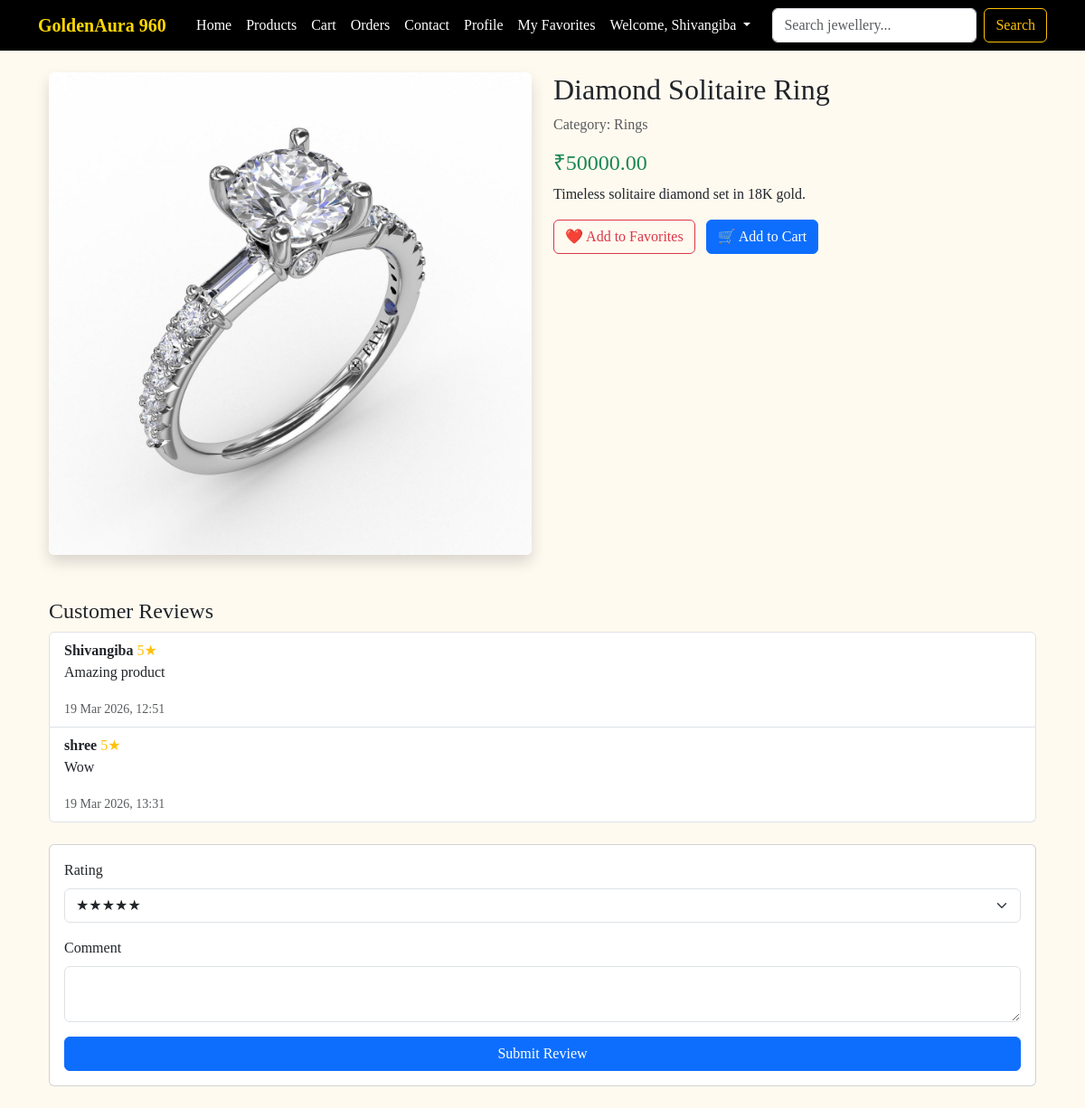
/product/1/ (signed in), run on the app's committed database.
### store/models.py (models this page shows, shortened)
class Product(models.Model):
    category = models.ForeignKey(Category, on_delete=models.CASCADE, related_name="products")
    name = models.CharField(max_length=200)
    price = models.DecimalField(max_digits=10, decimal_places=2)
    description = models.TextField()
    image = models.ImageField(upload_to="products/")

class Category(models.Model):
    name = models.CharField(max_length=100)
    def __str__(self):
        return self.name

class Review(models.Model):
    product = models.ForeignKey(Product, on_delete=models.CASCADE, related_name="reviews")
    user = models.ForeignKey(User, on_delete=models.CASCADE)
    rating = models.IntegerField(choices=[(1,"★"),(2,"★★"),(3,"★★★"),(4,"★★★★"),(5,"★★★★★")])
    comment = models.TextField()
    created_at = models.DateTimeField(auto_now_add=True)

### store/views.py (the view)
# urls.py: path("product/<int:product_id>/", views.product_detail, name="product_detail"),
def product_detail(request, product_id):
    product = get_object_or_404(Product, id=product_id)
    return render(request, "store/product_detail.html", {"product": product})

### store/templates/store/product_detail.html (shortened to what this page needs)
{% extends "store/base.html" %}
{% block content %}
<div class="container mt-4">
  <div class="row">
    <div class="col-md-6">
      <img src="{{ product.image.url }}" class="img-fluid rounded shadow" alt="{{ product.name }}">
    </div>
    <div class="col-md-6">
      <h2>{{ product.name }}</h2>
      <p class="text-muted">Category: {{ product.category }}</p>
      <h4 class="text-success">₹{{ product.price }}</h4>
      <p>{{ product.description }}</p>
      <a href="{% url 'add_to_favorites' product.id %}" class="btn btn-outline-danger me-2">
        ❤️ Add to Favorites
      </a>
      <a href="{% url 'add_to_cart' product.id %}" class="btn btn-primary">
  🛒 Add to Cart
</a>
    </div>
  </div>
  <div class="mt-5">
    <h4>Customer Reviews</h4>
    <div class="list-group mb-4">
      {% for review in product.reviews.all %}
      <div class="list-group-item">
        <strong>{{ review.user.username }}</strong>
        <span class="text-warning">{{ review.rating }}★</span>
        <p>{{ review.comment }}</p>
        <small class="text-muted">{{ review.created_at|date:"d M Y, H:i" }}</small>
      </div>
      {% empty %}
      <p>No reviews yet. Be the first to review!</p>
      {% endfor %}
    </div>
    <form method="post" action="{% url 'add_review' product.id %}" class="card p-3">
      <div class="mb-3">
        <label for="rating" class="form-label">Rating</label>
        <select name="rating" id="rating" class="form-select">
          <option value="5">★★★★★</option>
        </select>
      </div>
      <div class="mb-3">
        <label for="comment" class="form-label">Comment</label>
        <textarea name="comment" id="comment" class="form-control"></textarea>
      </div>
      <button type="submit" class="btn btn-primary">Submit Review</button>
    </form>
  </div>
</div>
{% endblock %}

### store/templates/store/base.html (shortened to what this page needs)
<!DOCTYPE html>
<html lang="en">
<head>
  <link href="https://cdn.jsdelivr.net/npm/bootstrap@5.3.0/dist/css/bootstrap.min.css" rel="stylesheet">
</head>
<body>
  <nav class="navbar navbar-expand-lg">
    <div class="container">
      <a class="navbar-brand" href="/">GoldenAura 960</a>
      <div class="collapse navbar-collapse" id="navbarNav">
        <ul class="navbar-nav ms-auto">
          <li class="nav-item"><a class="nav-link" href="{% url 'home' %}">Home</a></li>
          <li class="nav-item"><a class="nav-link" href="{% url 'product_list' %}">Products</a></li>
          <li class="nav-item"><a class="nav-link" href="{% url 'cart' %}">Cart</a></li>
          <li class="nav-item"><a class="nav-link" href="{% url 'order_history' %}">Orders</a></li>
          <li class="nav-item"><a class="nav-link" href="{% url 'contact' %}">Contact</a></li>
          <li class="nav-item"><a class="nav-link" href="{% url 'profile' %}">Profile</a></li>
          <li class="nav-item"><a class="nav-link" href="{% url 'favorites_list' %}">My Favorites</a></li>
          {% if user.is_authenticated %}
            <li class="nav-item dropdown">
              <a class="nav-link dropdown-toggle" href="#" id="userMenu" role="button" data-bs-toggle="dropdown">
                Welcome, {{ user.username }}
              </a>
            </li>
          {% else %}
            <li class="nav-item"><a class="nav-link" href="{% url 'login_signup' %}">Account</a></li>
          {% endif %}
        </ul>
        <form method="GET" action="{% url 'search_results' %}" class="d-flex ms-3">
          <input class="form-control me-2" type="search" name="q" placeholder="Search jewellery..." aria-label="Search">
          <button class="btn btn-outline-warning" type="submit">Search</button>
        </form>
      </div>
    </div>
  </nav>
  <div class="container my-4">
    {% block content %}{% endblock %}
  </div>
</body>
</html>

### store/templates/store/base.html (style rules this page uses)
body { font-family: 'Lora', serif; background-color: #fffaf0; }
.navbar { background-color: #000; }
.navbar-brand { color: gold; font-weight: bold; }
.nav-link { color: white !important; }

### data on the page
Product: image (picture), name "Diamond Solitaire Ring", category "Rings", price "50000.00", description "Timeless solitaire diamond set in 18K gold."
Review: user.username "Shivangiba", rating "5", comment "Amazing product", created_at "19 Mar 2026, 12:51"
Review: user.username "shree", rating "5", comment "Wow", created_at "19 Mar 2026, 13:31"

### other printed values
{{ user.username }} "Shivangiba"
